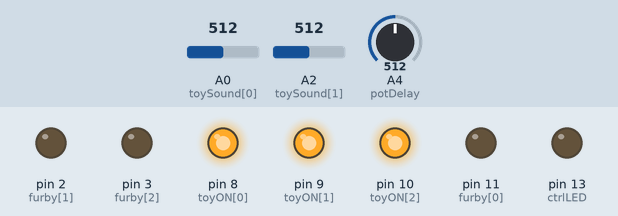
Simulated run of this sketch. Board: Arduino Uno, built with avr-gcc and run on an emulated ATmega328P. On the bench: output pins drawn as LEDs (lit = HIGH). The test bench sets the inputs (shaded band); at power-on: A0 (toySound[0]) = 512, A2 (toySound[1]) = 512, A4 (potDelay) = 512. Random numbers use the default seed unless the sketch sets one; what the sketch prints to the serial monitor is not drawn.

Above: at 0.1 s.
Timing chart, 0 to 1.6 s (numbered marks = the images above):
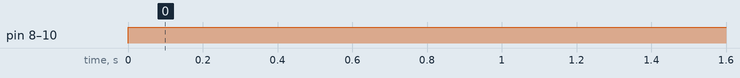

Measured:
- by itself, pin 8 (toyON[0]), pin 9 (toyON[1]), pin 10 (toyON[2]): LOW → HIGH at 0.00 s

The sketch:

InstallHavre.ino
```cpp
/* TETRIS Installation

 June 10, 2014

 */

unsigned long time;


int counter[5] =  {
  10000, 20000, 50000, 5000, 20000};
// furby power trig, furby bend trig x2, toy silence,

int counterVal[5];

// FURBY

int furby[4] = {
  11, 2, 3, 4};
// power, bend1, bend2

boolean furbyMAD1 = false;
boolean furbyMAD2 = false;

// TOYZ

int toyON[3] = {
  8, 9, 10}; // OUTPUT ON / OFF

const int toySound[3] = {
  A0, A2, A1}; // INPUT LISTENING

int toyValue[3] = {
  0, 0, 0};

int thresold[3] = {
  1, 1, 30}; // Analog Triggering

int potDelay = A4; // Delay between state change

int ctrlLED = 13;

boolean test = false;

void setup() {

  Serial.begin(9600);

  pinMode(ctrlLED, OUTPUT);

   randomSeed(analogRead(0)); // Initialize a random seed to get real random numbers

  for (int i=0; i<3; i++) {

    pinMode(furby[i], OUTPUT);

  }

  for (int i=0; i<3; i++) {

    pinMode(toyON[i], OUTPUT);

  }

  for (int i=0; i<2; i++) {
    pinMode(toySound[i], INPUT);
  }
    pinMode(potDelay, INPUT);


}

void loop () {
    // digitalWrite(furby[0], HIGH);


  for (int i=0; i<5; i++) {
  counterVal[i]++;
  }

  toyValue[0] = analogRead(toySound[0]); // Animals
  toyValue[1] = analogRead(toySound[1]); // Guitare

Serial.println(toyValue[0]);
Serial.println(toyValue[1]);

  int potValue = analogRead(potDelay);
   toyIN();

  furbyON(); // furby is reboot every x second to generate sounds

//  furbyMadness();
  // COUNTERS : delay, bend 1 or 2, power


  // Analog Read of toys outputs

Serial.println(test);
  // Toy OUT
  toyJam();


}


void toyIN() { // Listening to sound from toys
  for (int i=0; i<1; i++) {

    if ( (toyValue[0] > thresold[0]) || (toyValue[1] > thresold[1])){
//      for (int i=0; i<3; i++) {
//      digitalWrite(toyON[i], HIGH);
//      }
      test = true;
//    digitalWrite(furby[0], LOW);
//    digitalWrite(ctrlLED, LOW);
    }
    else {
      test = false;
//      for (int i=0; i<3; i++) {
//      digitalWrite(toyON[i], LOW);

      }

    }
  }


void furbyON() {

  if (test == false) {
    Serial.println("Furby talking");
    for (int i=0; i<3; i++) {
      digitalWrite(toyON[i], LOW);
    }
    digitalWrite(furby[0], HIGH);

    int rando = random(1,15);

    if (rando < 4) {

    digitalWrite(furby[rando],HIGH);
    delay(300);
        digitalWrite(furby[rando],LOW);
    }

    digitalWrite(ctrlLED, HIGH);


  }
}


void toyJam() {
  if (test == true) {

    Serial.println("Toys playing");
    for (int i=0; i<3; i++) {
      digitalWrite(toyON[i], HIGH);
      digitalWrite(furby[i], LOW);
    }
      delay(200);


    }


  }
```
